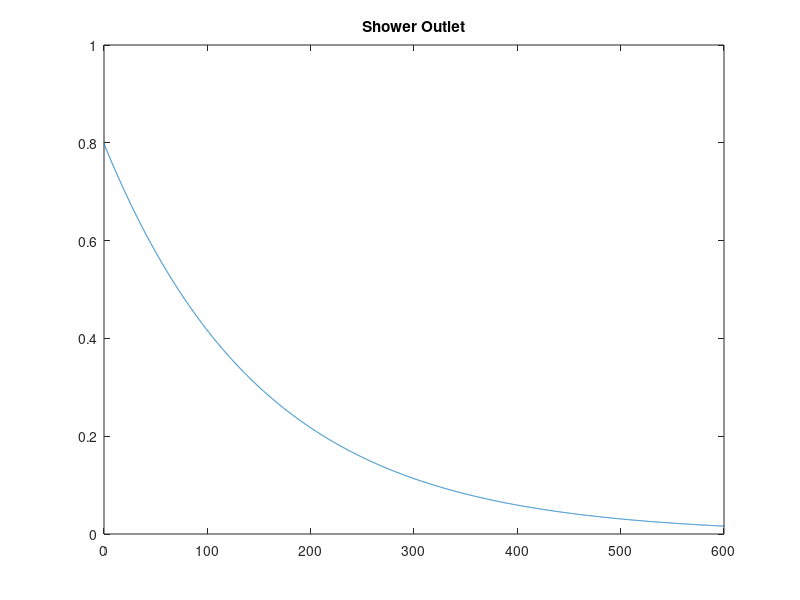

This chart was generated by the following MATLAB code:
function h = show_outlet()
clear;
clc;
rho = 994;
tube_diameter = 0.02;
tube_cross_section = 3.14*(tube_diameter/2)^2;
tube_length = 1;
I = (rho*tube_length)/tube_cross_section;
tank_area = 0.075;
Cg = tank_area/(rho*9.81);
R = 20000000;




A=[0 -1/Cg
    1/I -R/I];
B = [0 0
    0 0];
C = [1/(rho*9.81) 0];
D = [0 0];




shower = ss(A,B,C,D);
dt = 0.1;
final_t = 10000;
t = 0:dt:final_t;
n=final_t/dt;
u(1:2,1:n+1) = 0;
IC = [0.8*rho*9.81 tube_cross_section*sqrt(2*9.81*0.8)]

P10 = lsim(shower,u,t,IC);

figure;
plot(t,P10);
title('Shower Outlet');
ylim([0 1]);
xlim([0 600]);
end

